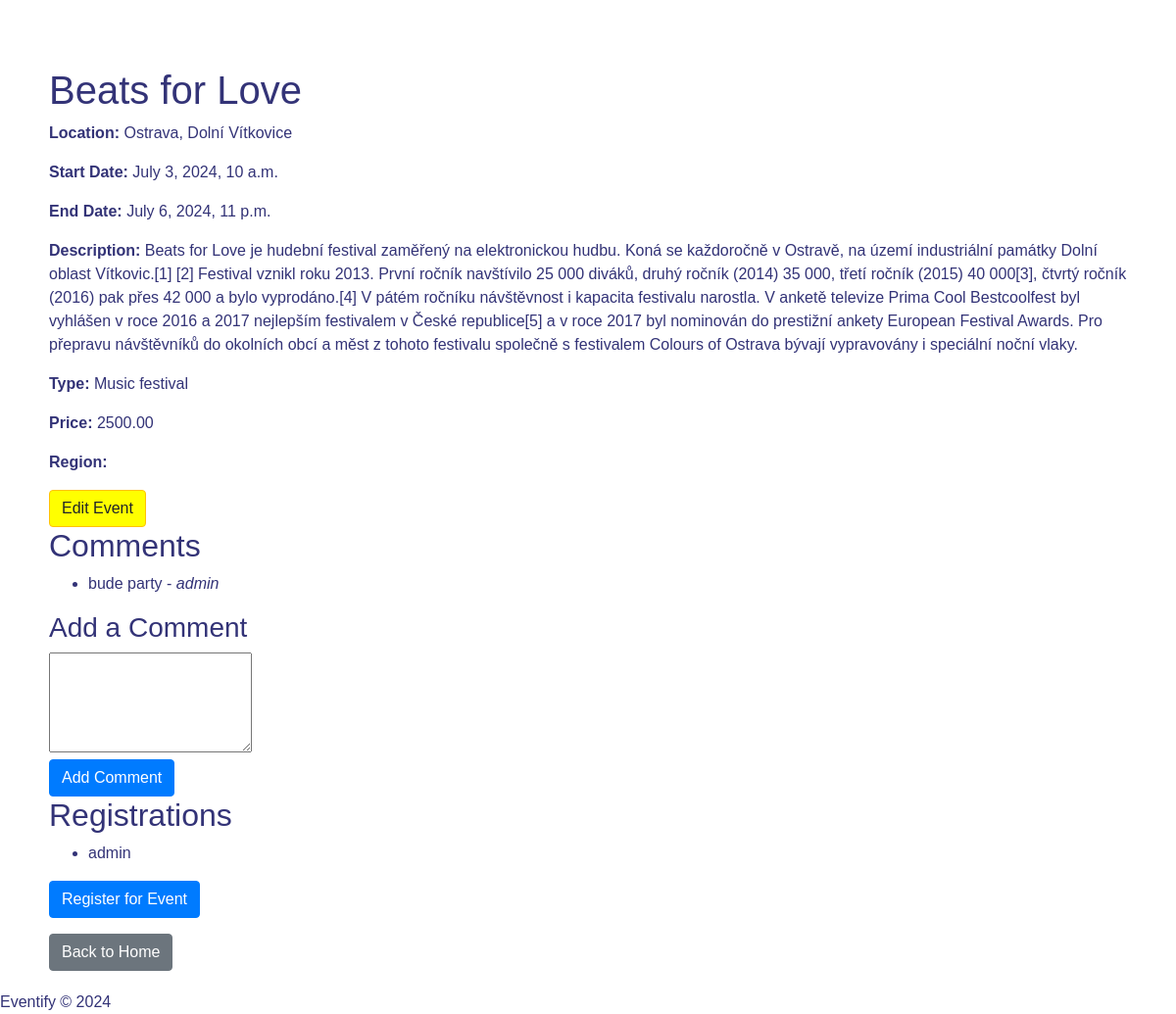
The app's page /event/2/ (signed in) with its own data.
### viewer/models.py (models this page shows, shortened)
class Event(models.Model):
    title = models.CharField(
        max_length=100,
        validators=[MinLengthValidator(20)]  # Opraveno: použití validátoru pro minimální délku
    )
    start_date = models.DateTimeField()
    end_date = models.DateTimeField()
    description = models.TextField()
    created_by = models.ForeignKey(User, on_delete=models.CASCADE, related_name='events')
    type = models.CharField(max_length=50)
    price = models.DecimalField(max_digits=10, decimal_places=2)
    location = models.CharField(max_length=200, null=True, blank=True)
    region = models.CharField(max_length=40, choices=REGION_CHOICES, default='')

class Comment(models.Model):
    user = models.ForeignKey(User, on_delete=models.CASCADE, related_name='comments')
    event = models.ForeignKey(Event, on_delete=models.CASCADE, related_name='comments')
    content = models.TextField(max_length=500)
    created_at = models.DateTimeField(auto_now_add=True)

class Registration(models.Model):
    user = models.ForeignKey(User, on_delete=models.CASCADE, related_name='registrations')
    event = models.ForeignKey(Event, on_delete=models.CASCADE, related_name='registrations')
    registered_at = models.DateTimeField(auto_now_add=True)

### viewer/views.py (the view)
# urls.py: path('event/<int:event_id>/', event_detail, name='event_detail'),
def event_detail(request, event_id):
    event = get_object_or_404(Event, pk=event_id)
    if request.method == 'POST':
        comment_content = request.POST.get('comment_content')
        if comment_content:
            Comment.objects.create(user=request.user, event=event, content=comment_content)
    comments = event.comments.all().order_by('-created_at')
    registrations = event.registrations.all()
    return render(request, 'viewer/event_detail.html', {
        'event': event,
        'comments': comments,
        'registrations': registrations,
    })

### viewer/templates/viewer/event_detail.html (shortened to what this page needs)
<!DOCTYPE html>
{% load static %}
<html lang="en">
<head>
    <link rel="stylesheet" href="https://stackpath.bootstrapcdn.com/bootstrap/4.2.1/css/bootstrap.min.css"
>
    <link rel="stylesheet" href="{% static 'viewer/style.css' %}">
</head>
<body>
    <div class="container mt-5">
        <h1>{{ event.title }}</h1>
        <p><strong>Location:</strong> {{ event.location }}</p>
        <p><strong>Start Date:</strong> {{ event.start_date }}</p>
        <p><strong>End Date:</strong> {{ event.end_date }}</p>
        <p><strong>Description:</strong> {{ event.description }}</p>
        <p><strong>Type:</strong> {{ event.type }}</p>
        <p><strong>Price:</strong> {{ event.price }}</p>
        <p><strong>Region:</strong> {{ event.get_region_display }}</p>
        {% if user.is_authenticated and user.is_superuser %}
            <a href="{% url 'edit_event' event.id %}" class="btn btn-warning" style="background-color: yellow;">Edit Event</a>
        {% endif %}
        <h2>Comments</h2>
        <ul>
            {% for comment in comments %}
                <li>{{ comment.content }} - <em>{{ comment.user.username }}</em></li>
            {% empty %}
                <li>No comments yet.</li>
            {% endfor %}
        </ul>
        <h3>Add a Comment</h3>
        <form method="post">
            <textarea name="comment_content" rows="4"></textarea><br>
            <button type="submit" class="btn btn-primary">Add Comment</button>
        </form>
        <h2>Registrations</h2>
        <ul>
            {% for registration in registrations %}
                <li>{{ registration.user.username }}</li>
            {% empty %}
                <li>No registrations yet.</li>
            {% endfor %}
        </ul>
        {% if user.is_authenticated %}
            {% if user in event.registrations.all %}
                <p>You are already registered for this event.</p>
            {% else %}
                <form method="post" action="{% url 'register_for_event' event.id %}">
                    <button type="submit" class="btn btn-primary">Register for Event</button>
                </form>
            {% endif %}
        {% else %}
            <p><a href="{% url 'login' %}?next={{ request.path }}">Log in</a> to register for this event.</p>
        {% endif %}
        <a href="{% url 'home' %}" class="btn btn-secondary mt-3">Back to Home</a>
    </div>
    {% include 'footer.html' %}
</body>
</html>

### viewer/static/viewer/style.css (style rules this page uses)
body { background-image: url('background.jpg'); background-size: cover; background-repeat: no-repeat; background-attachment: fixed; font-family: 'Arial', sans-serif; color: #337; }
.container { background: rgba(255, 255, 255, 0.8); padding: 20px; border-radius: 10px; margin-top: 30px; }

### records on screen
Event: title "Beats for Love", location "Ostrava, Dolní Vítkovice", start_date "July 3, 2024, 10 a.m.", end_date "July 6, 2024, 11 p.m.", description "Beats for Love je hudební festival zaměřený na elektronickou hudbu. Koná se každoročně v Ostravě, na území industriální památky Dolní oblast Vítkovic.[1] [2] Festival vznikl roku 2013. První ročník navštívilo 25 000 diváků, druhý ročník (2014) 35 000, třetí ročník (2015) 40 000[3], čtvrtý ročník (2016) pak přes 42 000 a bylo vyprodáno.[4] V pátém ročníku návštěvnost i kapacita festivalu narostla. V anketě televize Prima Cool Bestcoolfest byl vyhlášen v roce 2016 a 2017 nejlepším festivalem v České republice[5] a v roce 2017 byl nominován do prestižní ankety European Festival Awards. Pro přepravu návštěvníků do okolních obcí a měst z tohoto festivalu společně s festivalem Colours of Ostrava…", type "Music festival", price "2500.00"
Comment: content "bude party", user.username "admin"
Registration: user.username "admin"
